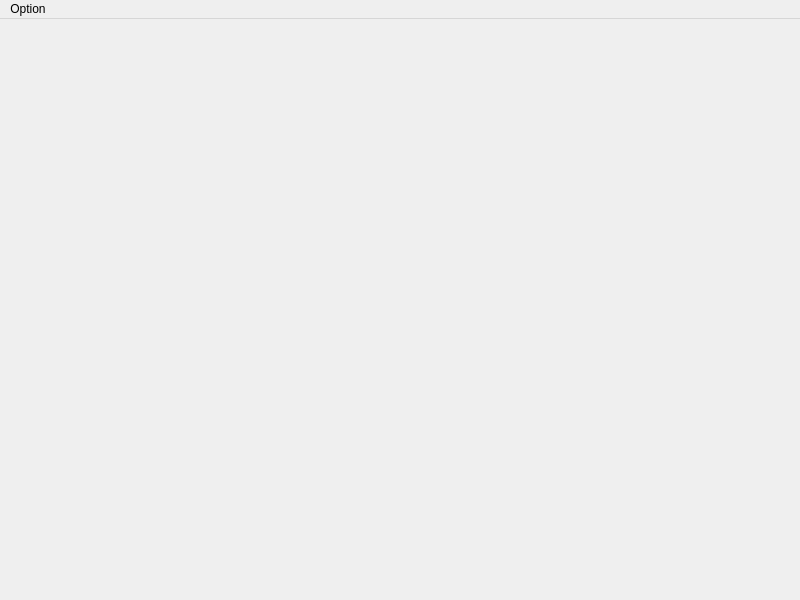
<?xml version="1.0" encoding="UTF-8"?>
<ui version="4.0">
 <class>MainScene</class>
 <widget class="QMainWindow" name="MainScene">
  <property name="geometry">
   <rect>
    <x>0</x>
    <y>0</y>
    <width>800</width>
    <height>600</height>
   </rect>
  </property>
  <property name="windowTitle">
   <string>MainScene</string>
  </property>
  <widget class="QWidget" name="centralwidget"/>
  <widget class="QMenuBar" name="menubar">
   <property name="geometry">
    <rect>
     <x>0</x>
     <y>0</y>
     <width>800</width>
     <height>26</height>
    </rect>
   </property>
   <widget class="QMenu" name="menuOption">
    <property name="title">
     <string>Option</string>
    </property>
    <addaction name="actionQuit"/>
   </widget>
   <addaction name="menuOption"/>
  </widget>
  <action name="actionQuit">
   <property name="text">
    <string>Quit</string>
   </property>
  </action>
 </widget>
 <resources/>
 <connections/>
</ui>
